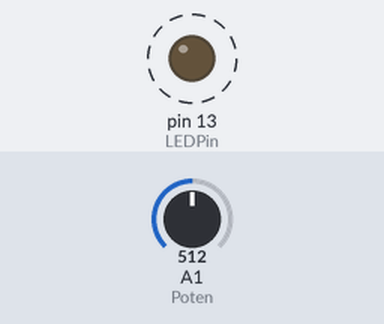
The sketch below on a simulated Arduino Uno, built with avr-gcc and run on an emulated ATmega328P. On the bench: output pins drawn as LEDs (lit = HIGH). Dashed ring = blinking. The test bench sets the inputs (shaded band); at power-on: A1 (Poten) = 512.

Above: at 1.8 s.
1.9 s: A1 (Poten) set to 0
At 3.3 s:
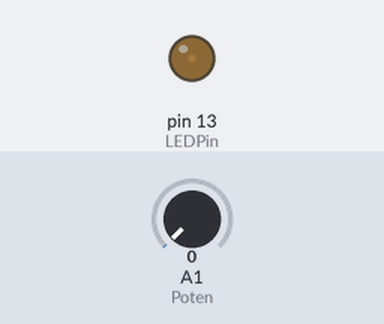
3.6 s: A1 (Poten) set to 122
At 3.9 s:
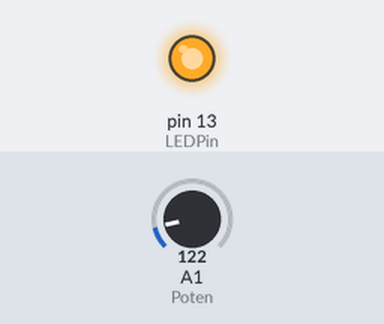
Timing chart, 0 to 13.1 s (numbered marks = the images above; inputs shaded):
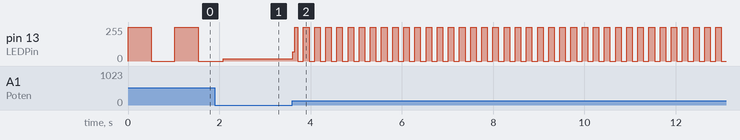

The sketch:

Potenciometro.ino
```cpp
int Poten = A1;
int LEDPin = 13;
int valor = 0;

void setup() {

  pinMode(LEDPin, OUTPUT);
}

void loop()  {

  valor = analogRead(Poten);
  digitalWrite(LEDPin, HIGH);
  delay(valor);
  digitalWrite(LEDPin, LOW);
  delay(valor);
}
  
```

Measured:
- after the input at 3.6 s, pin 13 (LEDPin): 16/255 → 69/255 at once, then moves between 0/255 and 255/255, repeating every 0.24 s
- by itself, pin 13 (LEDPin): alternates 255/255 for 0.51 s and 0/255 for 0.51 s
